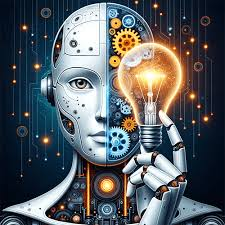
#> input picture imagenes/images.jpeg, 225 x 225 px; its folder holds only this picture in this run
$ python image2h5.py
#> lines starting #> are read from the running program, lines starting #| are printed output that depends on the picture
from PIL import Image
import numpy as np
import os
import h5py

# Función para convertir una imagen en un array de numpy
def image_to_array(image_path, size=(28, 28)):
#> called with image_path = 'imagenes/images.jpeg', size = (28, 28)
    with Image.open(image_path) as img:
        # Convertir la imagen a escala de grises
#> img is the input picture: PIL image 225x225 RGB; mean R, G, B 87.2, 93.3, 98
        img = img.convert('L')
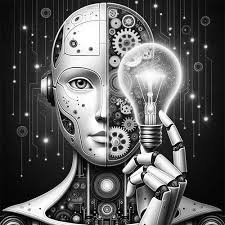
#> img: PIL image 225x225 L; min 0, max 255, mean 92
        # Redimensionar la imagen
        img = img.resize(size)
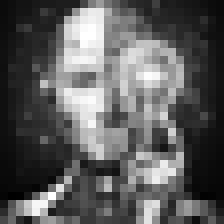
#> img: PIL image 28x28 L (shown 8 times larger); min 0, max 255, mean 92
        # Convertir la imagen a un array de numpy
        img_array = np.array(img)
    return img_array

# Directorio de imágenes
image_dir = 'imagenes'

# Listas para almacenar los datos y etiquetas
data = []
labels = []

# Leer todas las imágenes en el directorio
for filename in os.listdir(image_dir):
    if filename.endswith('.png') or filename.endswith('.jpg') or filename.endswith('.jpeg'):
        image_path = os.path.join(image_dir, filename)
        img_array = image_to_array(image_path)
        data.append(img_array)  # No aplanamos la imagen para conservar su forma
        labels.append(filename)  # Puedes cambiar esto para usar etiquetas más significativas

# Convertir las listas a arrays de numpy
data = np.array(data)
labels = np.array(labels)

# Guardar los datos en un archivo .h5
with h5py.File('dataset.h5', 'w') as h5f:
    h5f.create_dataset('images', data=data)
    h5f.create_dataset('labels', data=labels.astype('S'))  # Convertir etiquetas a string

print("Dataset guardado exitosamente en formato HDF5")

$ run again, on imagenes/images3.jpg
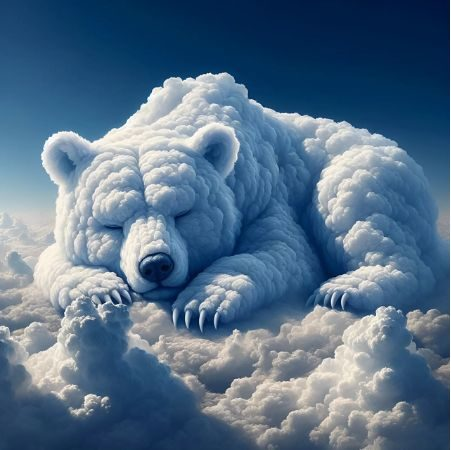
#> input picture imagenes/images3.jpg, 451 x 450 px
#> in image_to_array, img is the input picture: PIL image 451x450 RGB; mean R, G, B 85.7, 111.6, 136.2
#> in image_to_array, `img = img.convert('L')`:
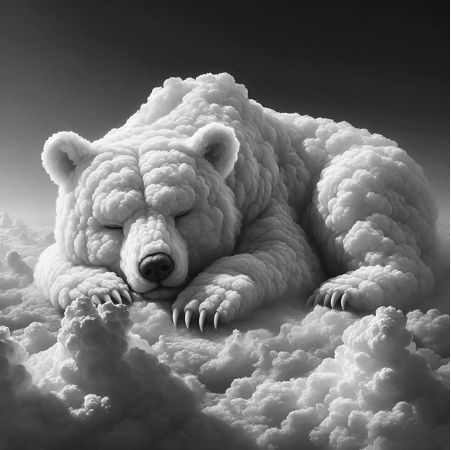
#> img: PIL image 451x450 L; min 9, max 255, mean 106.6
#> in image_to_array, `img = img.resize(size)`:
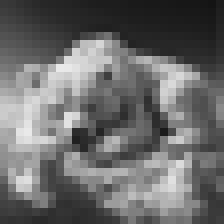
#> img: PIL image 28x28 L (shown 8 times larger); min 20, max 233, mean 106.5
